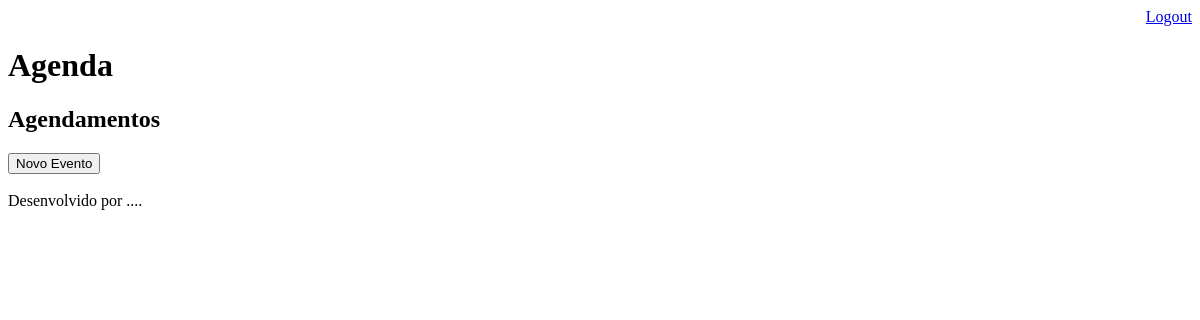
The page /agenda/ (signed in) on the database as committed earlier.
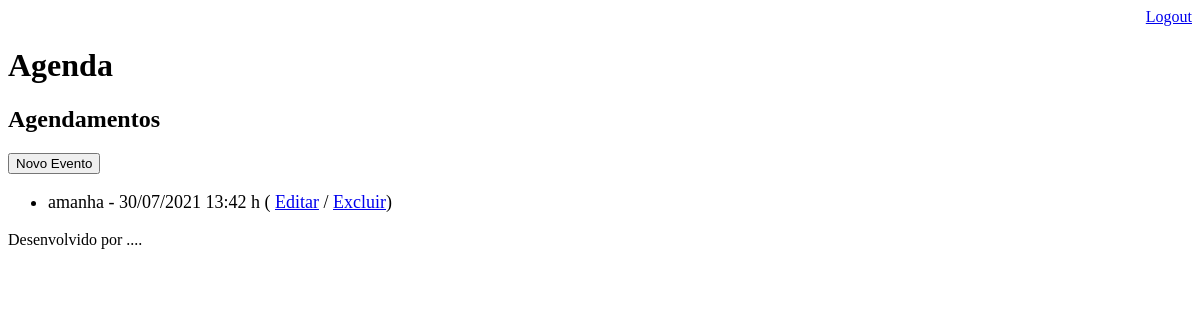
The same page on the database as committed later.
### core/models.py (models this page shows, shortened)
class Evento(models.Model):
    titulo = models.CharField(max_length=100)
    descricao = models.TextField(blank=True,null=True)
    data_evento = models.DateTimeField(verbose_name='Data do Evento')
    data_criacao = models.DateTimeField(auto_now=True)
    usuario = models.ForeignKey(User, on_delete=models.CASCADE)
    class Meta:
        db_table = 'evento'
    def get_data_evento(self):
        return self.data_evento.strftime('%d/%m/%Y %H:%M h')
    def get_evento_atrasado(self):
        if self.data_evento < datetime.now():
            return True
        else:
            return False

### core/views.py (the view)
# urls.py: path('agenda/', views.lista_eventos),
@login_required(login_url='/login/')
def lista_eventos(request):
    user = request.user
    data_atual = datetime.now() - timedelta(hours=1)
    usuario = request.user
    evento = Evento.objects.filter(usuario=usuario,
                                   data_evento__gt=data_atual)
    dados = {'eventos':evento}
    return render(request, 'agenda.html',dados)

### templates/agenda.html (shortened to what this page needs)
{% extends "model-page.html" %}
{% block content %}
    <h2>Agendamentos</h2>
    <a href="evento/">
    <button type="button">Novo Evento</button>
    </a>
    <ul style = "font-size: 18px">
        {% for evento in eventos %}
            <li>
                <div style=>
                    {{ evento.titulo }} - {{ evento.get_data_evento }}
                    ( <a href="evento/?id={{ evento.id }}">Editar</a>
                    / <a href="evento/delete/{{ evento.id }}/">Excluir</a>)
                </div>
            </li>
        {% endfor %}
    </ul>
{% endblock %}

### templates/model-page.html (shortened to what this page needs)
<!DOCTYPE html>
<html lang="en">
<head>
      {% include "model-header.html" %}
</head>
<body>
      {% block content %} {% endblock %}
      {% include "model-footer.html" %}
</body>
</html>

### templates/model-header.html (shortened to what this page needs)
    <div align="right">
        <a href="/logout">Logout</a>
    </div>
    <h1>Agenda</h1>

### templates/model-footer.html
<p>Desenvolvido por .... </p>

Rows that differ between the two databases and show on the page:
added Evento: titulo "amanha", get_data_evento "30/07/2021 13:42 h"
